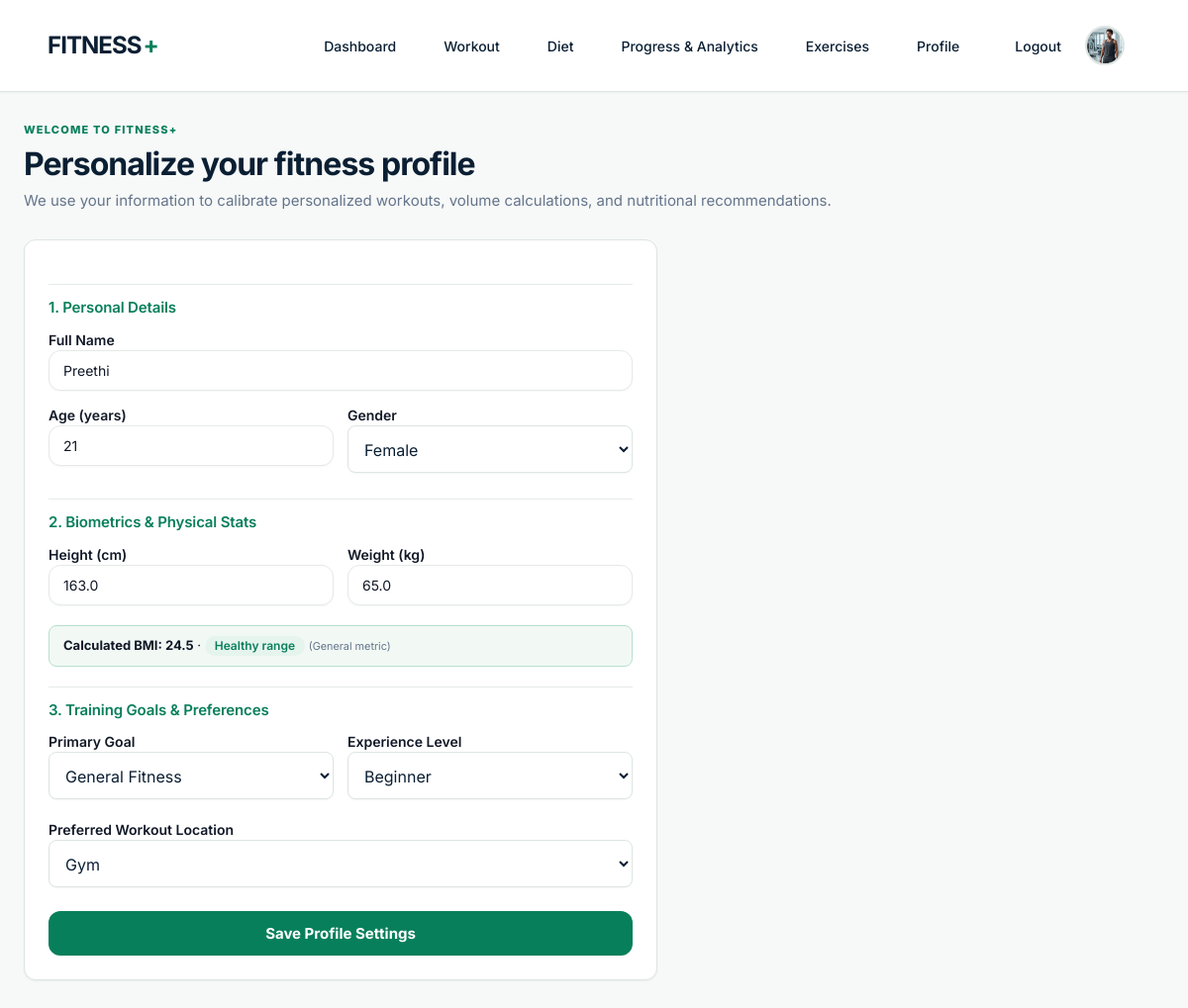
Page /profile/setup/ (signed in) on the committed database.
### workout/models.py (models this page shows, shortened)
class UserProfile(models.Model):
    class Goal(models.TextChoices):
        BULK = 'bulk', 'Build Muscle / Bulk'
        CUT = 'cut', 'Lose Fat / Cut'
        MAINTAIN = 'maintain', 'Maintain Weight'
        STRENGTH = 'strength', 'Build Strength'
        FITNESS = 'fitness', 'General Fitness'
    user = models.OneToOneField(User, related_name='fitness_profile', on_delete=models.CASCADE)
    name = models.CharField(max_length=80, blank=True)
    age = models.PositiveSmallIntegerField(null=True, blank=True)
    gender = models.CharField(max_length=20, choices=[('male', 'Male'), ('female', 'Female')], null=True, blank=True, default=None)
    height_cm = models.DecimalField(max_digits=5, decimal_places=1, null=True, blank=True)
    weight_kg = models.DecimalField(max_digits=5, decimal_places=1, null=True, blank=True)
    goal = models.CharField(max_length=20, choices=Goal.choices, default=Goal.FITNESS)
    workout_location = models.CharField(max_length=10, choices=[('gym','Gym'),('home','Home')], default='home')
    experience_level = models.CharField(max_length=20, choices=[('beginner','Beginner'),('intermediate','Intermediate'),('advanced','Advanced')], default='beginner')
    home_equipment = models.JSONField(default=list, blank=True)
    profile_completed = models.BooleanField(default=False)
    profile_image = models.ImageField(upload_to='profile_images/', null=True, blank=True)
    current_streak = models.PositiveIntegerField(default=0); longest_streak = models.PositiveIntegerField(default=0); last_workout_date = models.DateField(null=True, blank=True)
    created_at = models.DateTimeField(auto_now_add=True); updated_at = models.DateTimeField(auto_now=True)

### workout/views.py (the view, shortened to what this page needs)
# urls.py: path('profile/setup/', views.profile_setup, name='profile_setup'),
@login_required
def profile_setup(request):
    profile, _ = UserProfile.objects.get_or_create(user=request.user)
    form = ProfileForm(request.POST or None, request.FILES or None, instance=profile)
    return render(request, 'workout/profile_form.html', {'form': form, 'setup': True, 'profile': profile})

### workout/templates/workout/profile_form.html (shortened to what this page needs)
{% extends 'workout/base.html' %}
{% load static %}
{% block content %}
<div class="page-intro text-center-wrap">
  <p class="eyebrow">{% if setup %}WELCOME TO FITNESS+{% else %}PROFILE SETTINGS{% endif %}</p>
  <h1>{% if setup %}Personalize your fitness profile{% else %}Edit your profile{% endif %}</h1>
  <p class="subtitle">{% if setup %}We use your information to calibrate personalized workouts, volume calculations, and nutritional recommendations.{% else %}Update your biometric measurements, fitness goals, home equipment, and profile photo.{% endif %}</p>
</div>
<section class="form-page-container">
  <div class="card auth-card profile-edit-card">
    <form method="post" enctype="multipart/form-data" class="standard-form">
      <div class="form-section-title">
        <h3>{% if setup %}1{% else %}2{% endif %}. Personal Details</h3>
      </div>
      <div class="form-row">
        <label for="id_name">
          Full Name
          {{ form.name }}
        </label>
      </div>
      <div class="form-grid-2">
        <label for="id_age">
          Age (years)
          {{ form.age }}
        </label>
        <label for="id_gender">
          Gender
          {{ form.gender }}
        </label>
      </div>
      <div class="form-section-title">
        <h3>{% if setup %}2{% else %}3{% endif %}. Biometrics &amp; Physical Stats</h3>
      </div>
      <div class="form-grid-2">
        <label for="id_height_cm">
          Height (cm)
          {{ form.height_cm }}
        </label>
        <label for="id_weight_kg">
          Weight (kg)
          {{ form.weight_kg }}
        </label>
      </div>
      <div id="bmi-live" class="bmi-live-banner"></div>
      <div class="form-section-title">
        <h3>{% if setup %}3{% else %}4{% endif %}. Training Goals &amp; Preferences</h3>
      </div>
      <div class="form-grid-2">
        <label for="id_goal">
          Primary Goal
          {{ form.goal }}
        </label>
        <label for="id_experience_level">
          Experience Level
          {{ form.experience_level }}
        </label>
      </div>
      <div class="form-row">
        <label for="id_workout_location">
          Preferred Workout Location
          {{ form.workout_location }}
        </label>
      </div>
      <div class="form-actions-bar">
        <button class="button wide primary-cta" type="submit">Save Profile Settings</button>
      </div>
    </form>
  </div>
</section>
{% endblock %}

### workout/static/workout/css/style.css (style rules this page uses)
:root { --primary: #006948; --primary-hover: #005238; --primary-active: #00402b; --primary-light: #e6f4ee; --primary-subtle: #f2f9f5; --primary-border: #b8dfce; --primary-glow: rgba(0, 105, 72, 0.16); --ink: #111827; --ink-secondary: #374151; --muted: #6b7280; --muted-light: #9ca3af; --line: #e5eae7; --line-strong: #d1d5db; --bg: #f8faf9; --card-bg: #ffffff; --card-hover-bg: #fcfdfc; --success: #16a34a; --success-bg: #f0fdf4; --warning: #d97706; --warning-bg: #fffbeb; --danger: #dc2626; --danger-bg: #fef2f2; --shadow-xs: 0 1px 2px rgba(16, 24, 40, 0.04); --shadow-sm: 0 1px 3px rgba(16, 24, 40, 0.06), 0 1px 2px rgba(16, 24, 40, 0.04); --shadow-md: 0 4px 10px -2px rgba(16, 24, 40, 0.06), 0 2px 4px -2px rgba(16, 24, 40, 0.04); --shadow-lg: 0 12px 24px -4px rgba(16, 24, 40, 0.08), 0 4px 6px -2px rgba(16, 24, 40, 0.04); --shadow-hover: 0 10px 25px -3px rgba(0, 105, 72, 0.08), 0 4px 6px -2px rgba(0, 0, 0, 0.04); --radius-xs: 6px; --radius-sm: 8px; --radius-md: 12px; --radius-lg: 16px; --radius-xl: 22px; --radius-full: 9999px; --transition-fast: 0.15s ease; --transition-normal: 0.2s ease; --transition-smooth: 0.3s cubic-bezier(0.4, 0, 0.2, 1); }
*, *::before, *::after { box-sizing: border-box; }
html { font-family: 'Inter', -apple-system, BlinkMacSystemFont, 'Segoe UI', Roboto, sans-serif; color: var(--ink); background-color: var(--bg); line-height: 1.5; -webkit-font-smoothing: antialiased; -moz-osx-font-smoothing: grayscale; }
body { margin: 0; padding: 0; min-height: 100vh; display: flex; flex-direction: column; color: var(--ink); background-color: var(--bg); }
h1, h2, h3, h4, h5, h6 { color: var(--ink); font-weight: 700; line-height: 1.25; margin: 0 0 12px; }
h1 { font-size: clamp(28px, 4vw, 38px); font-weight: 800; letter-spacing: -0.03em; }
h3 { font-size: 18px; font-weight: 600; letter-spacing: -0.01em; }
p { margin: 0 0 12px; color: var(--ink-secondary); }
p:last-child { margin-bottom: 0; }
.eyebrow { display: inline-block; color: var(--primary); font-size: 11px; font-weight: 800; letter-spacing: 1.2px; text-transform: uppercase; margin-bottom: 6px; }
.subtitle { font-size: 15px; color: var(--muted); margin-top: 4px; }
.button { display: inline-flex; align-items: center; justify-content: center; gap: 8px; background-color: var(--primary); color: #ffffff !important; font-family: inherit; font-size: 14px; font-weight: 600; line-height: 1; padding: 12px 20px; border-radius: var(--radius-md); border: 1px solid transparent; cursor: pointer; text-decoration: none; text-align: center; white-space: nowrap; box-shadow: var(--shadow-xs); transition: all var(--transition-fast); }
.button.wide { width: 100%; }
.button.primary-cta { padding: 14px 24px; font-size: 15px; font-weight: 700; }
.card { background: var(--card-bg); border: 1px solid var(--line); border-radius: var(--radius-lg); padding: 24px; box-shadow: var(--shadow-sm); transition: box-shadow var(--transition-normal), transform var(--transition-normal); }
label { display: block; font-size: 14px; font-weight: 600; color: var(--ink); margin-bottom: 6px; }
input[type="text"], input[type="number"], input[type="email"], input[type="password"], select, textarea { width: 100%; padding: 11px 14px; font-family: inherit; font-size: 14px; color: var(--ink); background-color: #ffffff; border: 1px solid var(--line); border-radius: var(--radius-md); box-shadow: var(--shadow-xs); transition: border-color var(--transition-fast), box-shadow var(--transition-fast); outline: none; }
.page-intro { margin-bottom: 28px; }
.page-intro h1 { margin: 0 0 6px; }
.profile-edit-card { max-width: 640px; }
.form-section-title { margin: 20px 0 12px; padding-top: 14px; border-top: 1px solid var(--line); }
.form-section-title h3 { font-size: 15px; color: var(--primary); margin: 0 0 2px; }
.form-row { margin-bottom: 14px; }
.form-grid-2 { display: grid; grid-template-columns: 1fr 1fr; gap: 14px; margin-bottom: 14px; }
.bmi-live-banner { display: none; background: var(--primary-subtle); border: 1px solid var(--primary-border); border-radius: var(--radius-sm); padding: 10px 14px; font-size: 13px; color: var(--ink); margin-bottom: 14px; }
.form-actions-bar { display: flex; gap: 12px; margin-top: 24px; }
.auth-card { padding: 36px 32px; }

### rows in the picture
UserProfile: name "Preethi", age "21", gender "Female", height_cm "163.0", weight_kg "65.0", goal "General Fitness", experience_level "Beginner", workout_location "Gym"
